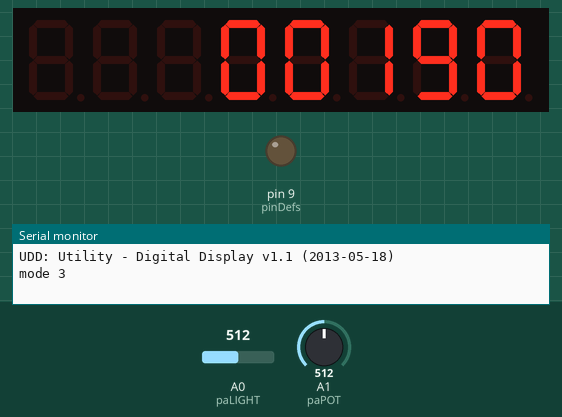
Simulated run of this sketch. Board: Arduino Uno, built with avr-gcc and run on an emulated ATmega328P. Parts: 8-digit seven-segment display, output pins drawn as LEDs (lit = HIGH), the last lines printed to the serial monitor. Wiring (inferred from the names in the program): MAX7219 LED driver: CS pin 10. Inputs (shaded band) come from the test bench; at power-on: A0 (paLIGHT) = 512, A1 (paPOT) = 512. Pins used as bus, display or sensor lines are not drawn.

Above: at 2.2 s.
2.3 s: A0 (paLIGHT) set to 716
At 4.97 s:
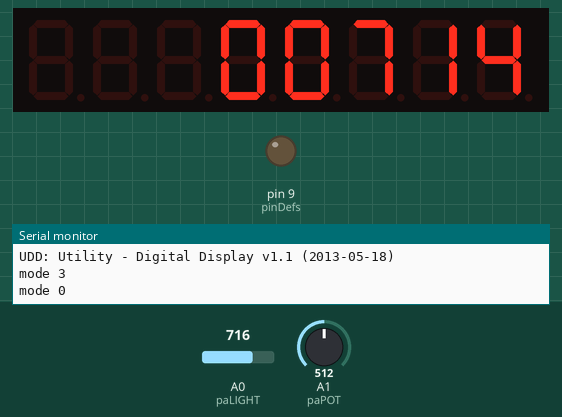
5.3 s: A1 (paPOT) set to 716
At 7.0 s:
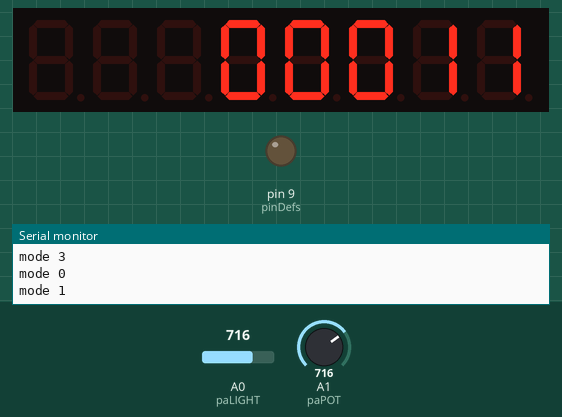
7.5 s: A0 (paLIGHT) set to 122
At 10.34 s:
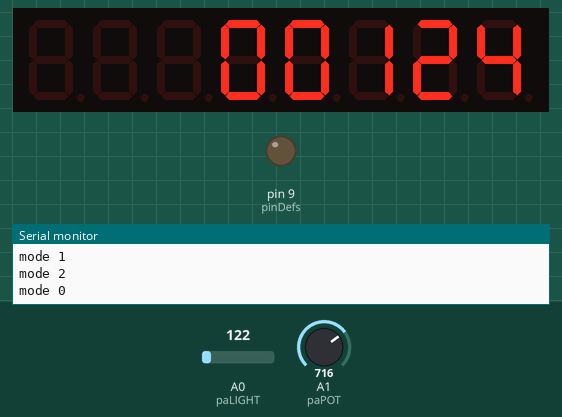
10.5 s: A0 (paLIGHT) set to 0
At 10.94 s:
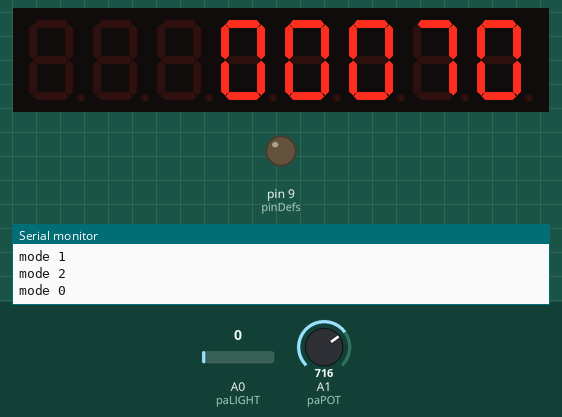
12.2 s: A1 (paPOT) set to 900
At 14.9 s:
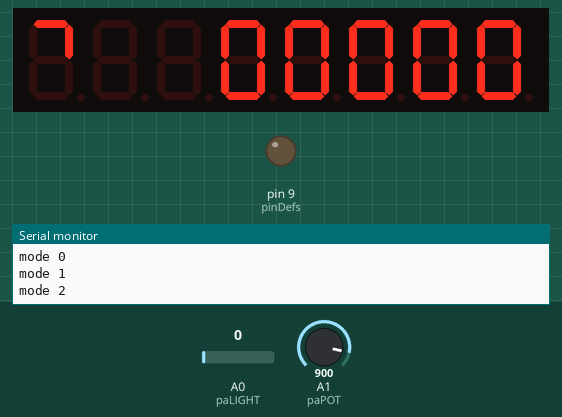
15.2 s: A1 (paPOT) set to 1023
At 18.27 s:
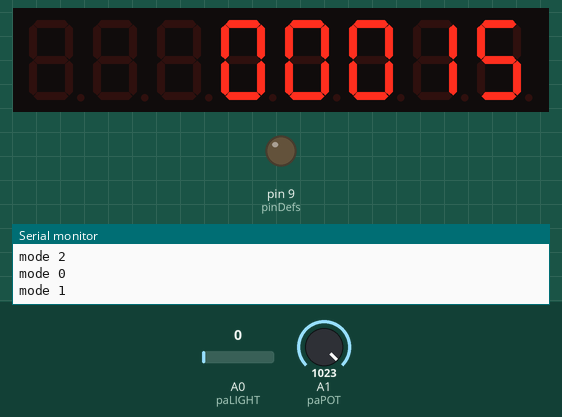
Timing chart, 0 to 18.5 s (numbered marks = the images above; inputs shaded):
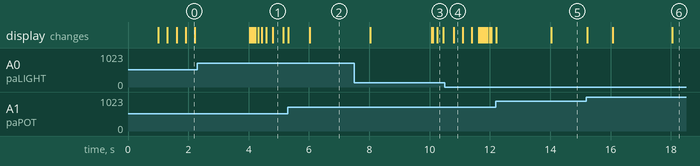

Measured:
- after the input at 12.2 s, the display: first changes at once (image 5 shows a later state)

The sketch:

digital_display.ino
```cpp
#define VERSION "1.1"
#define VERDATE "2013-05-18"
#define PROGMONIKER "UDD"

/*
  Functions:
    1) display time and hot-tub temperature
    2) serve as MODBUS/RTU slave to receive time from, provide the hot tub temperature to a master downstairs
    3) hot tub cover sensor? time-in-tub?

  Notes:

    SPI ( for communications with numeric display )

    Wiring of display: MAXIM MAX7221 (SPI)
      1 DIN - green Arduino 11
      2 DIGIT 0 - display 8
      3 DIGIT 4 - n/c
      4 GND
      5 DIGIT 6 - n/c
      6 DIGIT 2 - display 2
      7 DIGIT 3 - display 1
      8 DIGIT 7 - white display 4 ( colon, etc )
      9 GND
      10 DIGIT 5- n/c
      11 DIGIT 1 - display 6
      12 LOAD/~CS - orange Arduino 10

      13 CLK - brown Arduino 13
      14 SEG A - display 14
      15 SEG F - display 11
      16 SEG B - display 16
      17 SEG G - display 15
      18 ISET - n/c
      19 V+
      20 SEG C - display 13
      21 SEG E - display 5
      22 SEG DP - blue display 7
      23 SEG D - display 3
      24 DOUT - n/c (purple)


   Arduino connections (digital pins):
      0 RX - reserved for serial comm - left unconnected
      1 TX - reserved for serial comm - left unconnected
      9 status LED
     10 slave select - orange - chip select for MAX7221 SPI LED display driver chip
     11 SDA for SPI - green
     13 SCK for SPI - brown

*/

#define VERBOSE 1

#define BAUDRATE 115200
#define DISPLAY_DURATION_ms 2000

// pin definitions

#define pdSTATUSLED       9
#define pdSS             10
// MISO (pin 12) not used for this display driver.
// MOSI
#define pdSDA            11
#define pdSCK            13

#define paLIGHT            0
#define paPOT              1

#include <SPI.h>

#include <FormatFloat.h>

byte nPinDefs;
#define PINDEF_ITEMS 3
// ( input/output mode ( 1 input ); digital pin; coil # )
short pinDefs [ ] [ PINDEF_ITEMS ] = {
                                      // { 0,  pdSS             , -1 },    // handled by SPI
                                      // { 0,  pdSDA            , -1 },    // handled by SPI
                                      // { 0,  pdSCK            , -1 },    // handled by SPI
                                      { 0,  pdSTATUSLED      , -1 }
                                     };


#define LINELEN 80
#define BUFLEN (LINELEN + 3)
char strBuf[BUFLEN];
#define FBUFLEN 8
char fbuf[FBUFLEN];

void displayNumber ( int num, int decimalOnDigit = 0 );

void setup() {

  Serial.begin (BAUDRATE);

  // initialize SPI and numeric display

  SPI.begin();

  SPI.setBitOrder ( MSBFIRST );
  SPI.setDataMode ( SPI_MODE0 );
  SPI.setClockDivider ( SPI_CLOCK_DIV4 );

  displayWrite ( 0x0c, 0x01 );  // shutdown mode -> normal operation

  displayWrite ( 0x0f, 0x01 );  // display test
  delay ( 1000 );
  displayWrite ( 0x0f, 0x00 );  // turn off display test

  displayWrite ( 0x09, 0x1f );  // decode(code B) first 4 characters
  displayWrite ( 0x0a, 0x08 );  // display intensity
  displayWrite ( 0x0b, 0x07 );  // display all characters (digit 7 will be colon etc)

  // initialize digital IO

  nPinDefs = sizeof ( pinDefs ) / sizeof ( pinDefs [ 0 ] );
  for ( int i = 0; i < nPinDefs; i++ ) {
    if ( pinDefs [i] [0] == 1 ) {
      // input pin
      pinMode ( pinDefs [i] [1], INPUT );
      digitalWrite ( pinDefs [i] [1], 1 );  // enable internal 50K pullup
    } else {
      // output pin
      pinMode ( pinDefs [i] [1], OUTPUT );
      digitalWrite ( pinDefs [i] [1], 0 );
    }
  }


  // report


  Serial.print ( PROGMONIKER );
  Serial.print ( ": Utility - Digital Display v");
  Serial.print ( VERSION );
  Serial.print ( " (" );
  Serial.print ( VERDATE );
  Serial.print ( ")\n" );

}

// <> <> <> <> <> <> <> <> <> <> <> <> <> <> <> <> <> <> <> <> <> <> <> <> <> <> <> <> <> <> <> <> <> <> <> <> <> <> <> <> <> <> <> <> <> <> <> <> <> <> <> <> <> <> <> <> <> <> <> <> <> <> <>
// <> <> <> <> <> <> <> <> <> <> <> <> <> <> <> <> <> <> <> <> <> <> <> <> <> <> <> <> <> <> <> <> <> <> <> <> <> <> <> <> <> <> <> <> <> <> <> <> <> <> <> <> <> <> <> <> <> <> <> <> <> <> <>


void loop () {

  #define nDisplays 3

  static unsigned long lastDisplayChangedAt_ms = 0;
  static unsigned long lastBlinkToggleAt_ms = 0;
  static int displayMode = nDisplays;  // 0  temperature; 1 analog 0; 2 analog 1; 3? millis

  int aLIGHT = analogRead ( paLIGHT );
  static float light = 0;
  light = 0.02 * aLIGHT + 0.98 * light;
  int aPOT = analogRead ( paPOT );
  byte intensity = ( aPOT >> 6 ) & 0x0f;

  displayWrite ( 0x0a, intensity );  // display intensity can be 0x00 to 0x0f


  // display the time and the millis

  if ( ( millis () - lastDisplayChangedAt_ms ) > DISPLAY_DURATION_ms ) {
    Serial.print ("mode "); Serial.println ( displayMode );
    displayMode = ( displayMode >= ( nDisplays - 1 ) ) ? 0 : displayMode + 1;
    lastDisplayChangedAt_ms = millis ();
  }

  if ( displayMode == 0 ) {
    // display time
    int mins = millis() / 60000L;
    int hours = mins / 60;
    mins = mins - 60 * hours;
    hours %= 24;
    displayTime ( hours * 100 + mins );
  } else if ( displayMode == 1 ) {
    displayNumber ( int ( light ) );
  } else if ( displayMode == 2 ) {
    displayNumber ( intensity );
  } else {
    // display millis
    displayNumber ( int ( millis() / 10L % 10000L ) );
  }

  delay ( 10 );

}

// <> <> <> <> <> <> <> <> <> <> <> <> <> <> <> <> <> <> <> <> <> <> <> <> <> <> <> <> <> <> <> <> <> <> <> <> <> <> <> <> <> <> <> <> <> <> <> <> <> <> <> <> <> <> <> <> <> <> <> <> <> <> <>
// <> <> <> <> <> <> <> <> <> <> <> <> <> <> <> <> <> <> <> <> <> <> <> <> <> <> <> <> <> <> <> <> <> <> <> <> <> <> <> <> <> <> <> <> <> <> <> <> <> <> <> <> <> <> <> <> <> <> <> <> <> <> <>
// <> <> <> <> <> <> <> <> <> <> <> <> <> <> <> <> <> <> <> <> <> <> <> <> <> <> <> <> <> <> <> <> <> <> <> <> <> <> <> <> <> <> <> <> <> <> <> <> <> <> <> <> <> <> <> <> <> <> <> <> <> <> <>


// <> <> <> <> <> <> <> <> <> <> <> <> <> <> <> <> <> <> <> <> <> <> <> <> <> <> <> <> <> <> <> <> <> <> <> <> <> <> <> <> <> <> <> <> <> <> <> <> <> <> <> <> <> <> <> <> <> <> <> <> <> <> <>
// <> <> <> <> <> <> <> <> <> <> <> <> <> <> <> <> <> <> <> <> <>     subroutines for numeric display device       <> <> <> <> <> <> <> <> <> <> <> <> <> <> <> <> <> <> <> <> <>
// <> <> <> <> <> <> <> <> <> <> <> <> <> <> <> <> <> <> <> <> <> <> <> <> <> <> <> <> <> <> <> <> <> <> <> <> <> <> <> <> <> <> <> <> <> <> <> <> <> <> <> <> <> <> <> <> <> <> <> <> <> <> <>

void displayTime ( int timehhmm ) {
  displayNumber ( timehhmm );
  displayWrite ( 7 + 1, 0x60 );  // display colon (digit 7, segs A and B)
}

void displayTemperature ( float temperature ) {
  // assume temperature < 1000 degF
  int t = int ( temperature * 10 + 0.5 );
  displayNumber ( t, 0x01 << 1 );
}

void displayNumber ( int num, int decimalOnDigit ) {
  // decimalOnDigit is mask where a 1 bit puts a decimal on the corresponding digit
  // note that LSB (the 1 bit) corresponds to digit 0 (the rightmost)
  // Serial.println ( decimalOnDigit );
  displayWrite ( 7 + 1, 0x00 );  // remove colon
  for ( int d = 0; d < 4; d++ ) {
    // digit 0 is tenths
    int n1;
    byte r;
    n1 = num / 10;
    r = num - ( n1 * 10 );
    /*
      Serial.print ( d );
        if ( decimalOnDigit & ( 0x00000001 << d ) ) Serial.print ( "*" );
        Serial.print ( ": " );
      Serial.print ( num ); Serial.print ( "  " );
      Serial.print ( n1 ); Serial.print ( " -> " );
      Serial.println ( r );
    */
    if ( decimalOnDigit & ( 0x00000001 << d ) ) r |= 0x80;
    displayWrite ( d + 1, r );  // register for digit 0 is 1
    num = n1;
  }
}

void displayWrite ( byte address, byte value) {
  /*
      16-bits sent with each sending
      D15 is MSB, D0 LSB
      D0-D7 data; D7 is the decimal point
      D8-D11 register address
      D12-D15 ignored

  */

  // take the SS pin low to select the chip:
  digitalWrite(pdSS,LOW);
  //  send in the address and value via SPI:
  SPI.transfer ( address & 0x0f );
  SPI.transfer ( value & 0xff );
  // take the SS pin high to de-select the chip:
  digitalWrite(pdSS,HIGH);
}

// <> <> <> <> <> <> <> <> <> <> <> <> <> <> <> <> <> <> <> <> <> <> <> <> <> <> <> <> <> <> <> <> <> <> <> <> <> <> <> <> <> <> <> <> <> <> <> <> <> <> <> <> <> <> <> <> <> <> <> <> <> <> <>
// <> <> <> <> <> <> <> <> <> <> <> <> <> <> <> <> <> <> <> <> <>               general-purpose subroutines               <> <> <> <> <> <> <> <> <> <> <> <> <> <> <> <> <> <> <> <> <>
// <> <> <> <> <> <> <> <> <> <> <> <> <> <> <> <> <> <> <> <> <> <> <> <> <> <> <> <> <> <> <> <> <> <> <> <> <> <> <> <> <> <> <> <> <> <> <> <> <> <> <> <> <> <> <> <> <> <> <> <> <> <> <>

void sendMessage (char msg[]) {
  char smBuf[129];
  snprintf (smBuf, 128, "[%s %7lu: %s]\n", PROGMONIKER, millis(), msg);
  Serial.print (smBuf);
}
```
